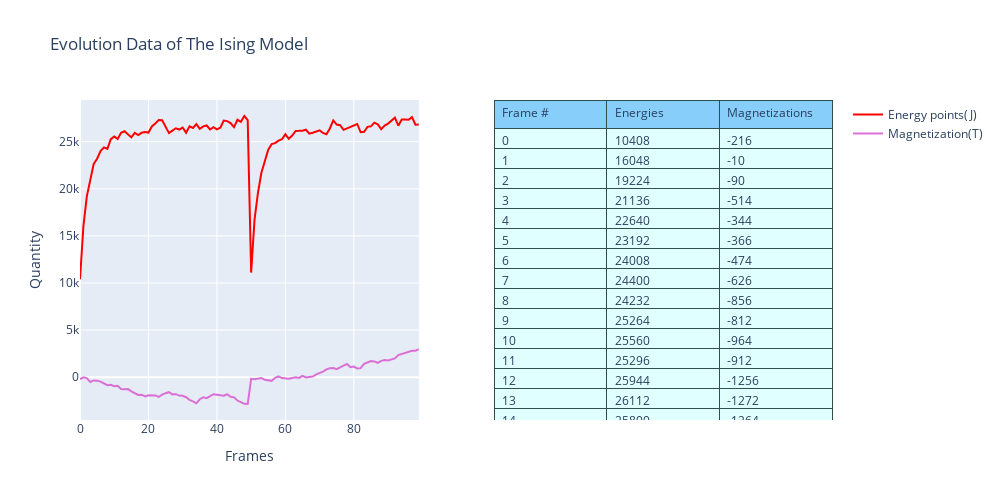

This figure's notebook cell:
### Code cell
FrameList=np.arange(0,len(Energy),1)

fig = make_subplots(
    rows=1, cols=2,
    specs=[[{"type": "bar"}, {"type": "pie"}],#I didn't change these. These specs just happend to work. Others don't
           ],
)

#Each fig.add_trace is a new graph
#Making traces on the same row and col allow them to be plotted together. 


#traces for Energy and Magnetization
fig.add_trace(go.Scatter(y=(Energy), name='Energy points(J)', mode='lines', marker_color='red'),row=1,col=1)
fig.add_trace(go.Scatter(y=(Mag), name='Magnetization(T)', mode='lines', marker_color='orchid'),row=1,col=1)
fig.update_layout(title='Evolution Data of The Ising Model',
                   xaxis_title='Frames',
                   yaxis_title='Quantity')

#Trace for the table
fig.add_trace(go.Table(
    header=dict(values=['Frame #','Energies', 'Magnetizations'],
                line_color='darkslategray',
                fill_color='lightskyblue',
                align='left'),
    cells=dict(values=[FrameList,Energy, Mag], # 2nd column
               line_color='darkslategray',
               fill_color='lightcyan',
               align='left')),row=1,col=2)            

fig.update_layout(width=1000, height=500, showlegend=True)

fig.show()

### Figure 1 — Plotly figure (JSON) as saved in the notebook; plotly's stock layout.template omitted (floating-point values rounded to 4 significant figures; data arrays with more than 128 entries replaced by an {"elided": "..."} marker saying what was removed)
{"data": [{"marker": {"color": "red"}, "mode": "lines", "name": "Energy points(J)", "type": "scatter", "xaxis": "x", "y": [10408, 16048, 19224, 21136, 22640, 23192, 24008, 24400, 24232, 25264, 25560, 25296, 25944, 26112, 25800, 25456, 25936, 25712, 25944, 26032, 25968, 26616, 26936, 27296, 27280, 26544, 25912, 26176, 26424, 26288, 26504, 25944, 26632, 26456, 26872, 26360, 26624, 26720, 26296, 26544, 26312, 26480, 27240, 27184, 26984, 26552, 27328, 27112, 27728, 27280, 11104, 16744, 19592, 21704, 22992, 24160, 24744, 24848, 25112, 25264, 25784, 25312, 25656, 26144, 26152, 26168, 26272, 25856, 25952, 26088, 26200, 25928, 25784, 26400, 27264, 26824, 26744, 26256, 26416, 26576, 26744, 26880, 26000, 26048, 26576, 26632, 27024, 26840, 26328, 26720, 26920, 27200, 27544, 26696, 27352, 27360, 27328, 27608, 26808, 26816], "yaxis": "y"}, {"marker": {"color": "orchid"}, "mode": "lines", "name": "Magnetization(T)", "type": "scatter", "xaxis": "x", "y": [-216, -10, -90, -514, -344, -366, -474, -626, -856, -812, -964, -912, -1256, -1272, -1264, -1510, -1680, -1880, -1854, -2050, -1926, -1906, -1934, -2098, -1844, -1696, -1590, -1824, -1804, -1950, -1976, -2124, -2408, -2558, -2770, -2342, -2140, -2226, -2022, -1808, -1858, -1932, -1970, -1812, -2072, -2138, -2478, -2654, -2830, -2846, -170, -216, -148, -94, -276, -320, -386, -62, 78, -96, -108, -158, -80, 2, -72, 146, -30, -10, 62, 296, 420, 598, 838, 944, 966, 848, 1048, 1230, 1416, 1054, 1122, 930, 962, 1408, 1550, 1722, 1674, 1520, 1738, 1834, 1786, 1878, 1990, 2342, 2446, 2552, 2698, 2798, 2816, 2978], "yaxis": "y"}, {"cells": {"align": "left", "fill": {"color": "lightcyan"}, "line": {"color": "darkslategray"}, "values": {"elided": "3x100 int values"}}, "domain": {"x": [0.55, 1], "y": [0, 1]}, "header": {"align": "left", "fill": {"color": "lightskyblue"}, "line": {"color": "darkslategray"}, "values": ["Frame #", "Energies", "Magnetizations"]}, "type": "table"}], "layout": {"height": 500, "showlegend": true, "title": {"text": "Evolution Data of The Ising Model"}, "width": 1000, "xaxis": {"anchor": "y", "domain": [0, 0.45], "title": {"text": "Frames"}}, "yaxis": {"anchor": "x", "domain": [0, 1], "title": {"text": "Quantity"}}}}
